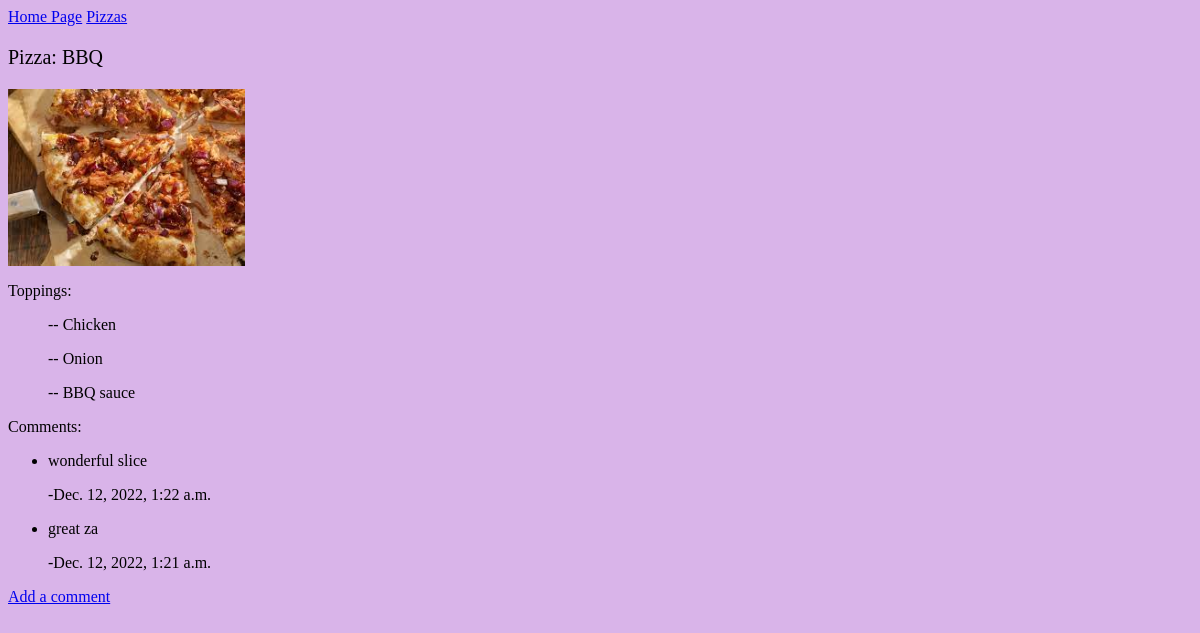
Before: /pizzas/4/ with the older database file.
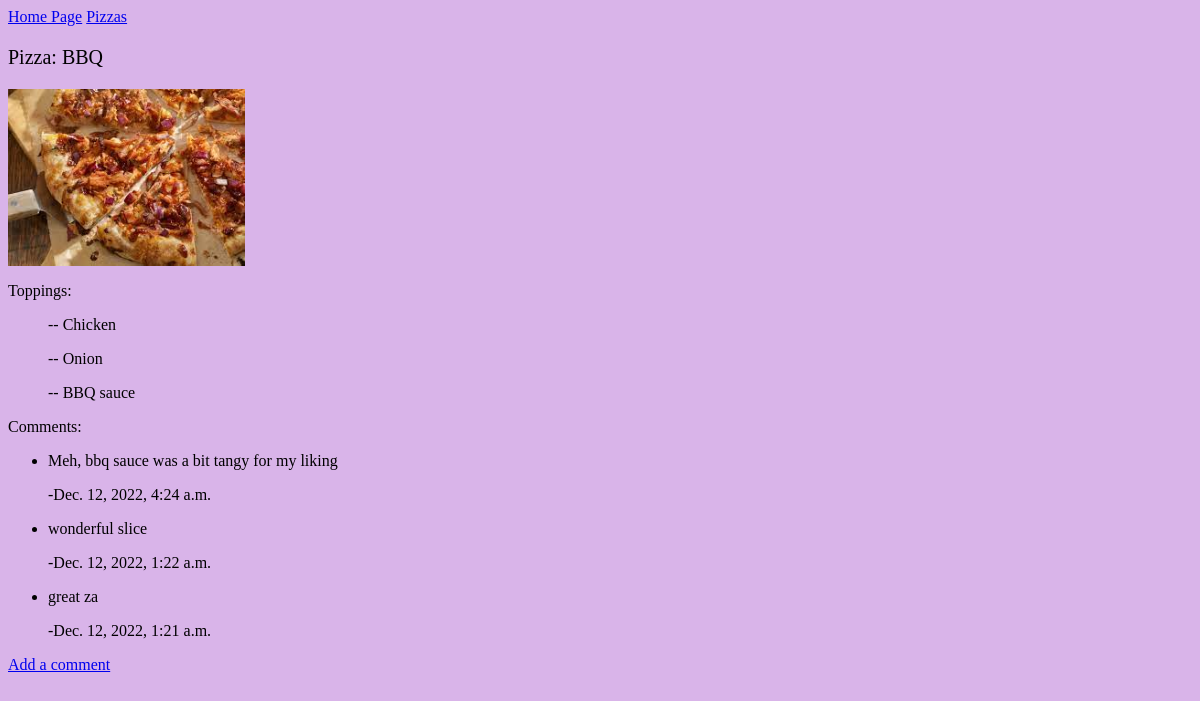
After: the same page with the newer database file.
### pizzas/models.py (models this page shows, shortened)
class Image(models.Model):
    pizza = models.ForeignKey(Pizza, on_delete=models.CASCADE)
    image = models.ImageField(upload_to='images/')

class Topping(models.Model):
    pizza = models.ForeignKey(Pizza, on_delete=models.CASCADE)
    topping_name = models.CharField(max_length=200)

class Comment(models.Model):
    pizza = models.ForeignKey(Pizza, on_delete=models.CASCADE)
    text = models.TextField()
    date_added = models.DateTimeField(auto_now_add=True)

### pizzas/views.py (the view)
# urls.py: path('pizzas/<int:pizza_id>/',views.pizza,name='pizza'),
def pizza(request, pizza_id):
    p = Pizza.objects.get(id=pizza_id)
    toppings = Topping.objects.filter(pizza=p)
    new_comments = Comment.objects.filter(pizza=pizza_id).order_by('-date_added')
    image = Image.objects.filter(pizza=pizza_id)
    context = {'pizza':p, 'toppings': toppings, 'new_comments': new_comments, 'image': image}
    return render(request, 'pizzas/pizza.html', context)

### pizzas/models.py (called while the page is built)
    def __str__(self):
        return self.pizza_name

### pizzas/templates/pizzas/pizza.html
{% extends "pizzas/base.html" %}
{% block content %}
{% load static %}
<link rel="stylesheet" href="{% static 'mysecond.css' %}">
<p style="font-size:20px"> Pizza: {{ pizza }} </p>
{% for i in image %}
    <img src="{{  i.image.url  }}" class="img-responsive" style="width: 20%; margin-right: 10px;" />
{% empty %}
<p> There isn't an image for this pizza yet </p>
{% endfor %}
<p> Toppings: </p>
<ul>
    {% for t in toppings %}
    <p>-- {{ t.topping_name}} </p>
    {% endfor %}
</ul>
<p> Comments: </p>
<ul>
    {% for c in new_comments %}
        <li>{{ c.text }}</li>
        <p> -{{ c.date_added }} </p>
    {%empty%}
    <p>Be the first comment on this pizza</p>
    {% endfor %}
</ul>
    <p><a href="{% url 'pizzas:comment' pizza.id %}"> Add a comment </a></p>
{% endblock content%}

Changed rows visible on the page:
added Comment: text "Meh, bbq sauce was a bit tangy for my liking", date_added "Dec. 12, 2022, 4:24 a.m."
